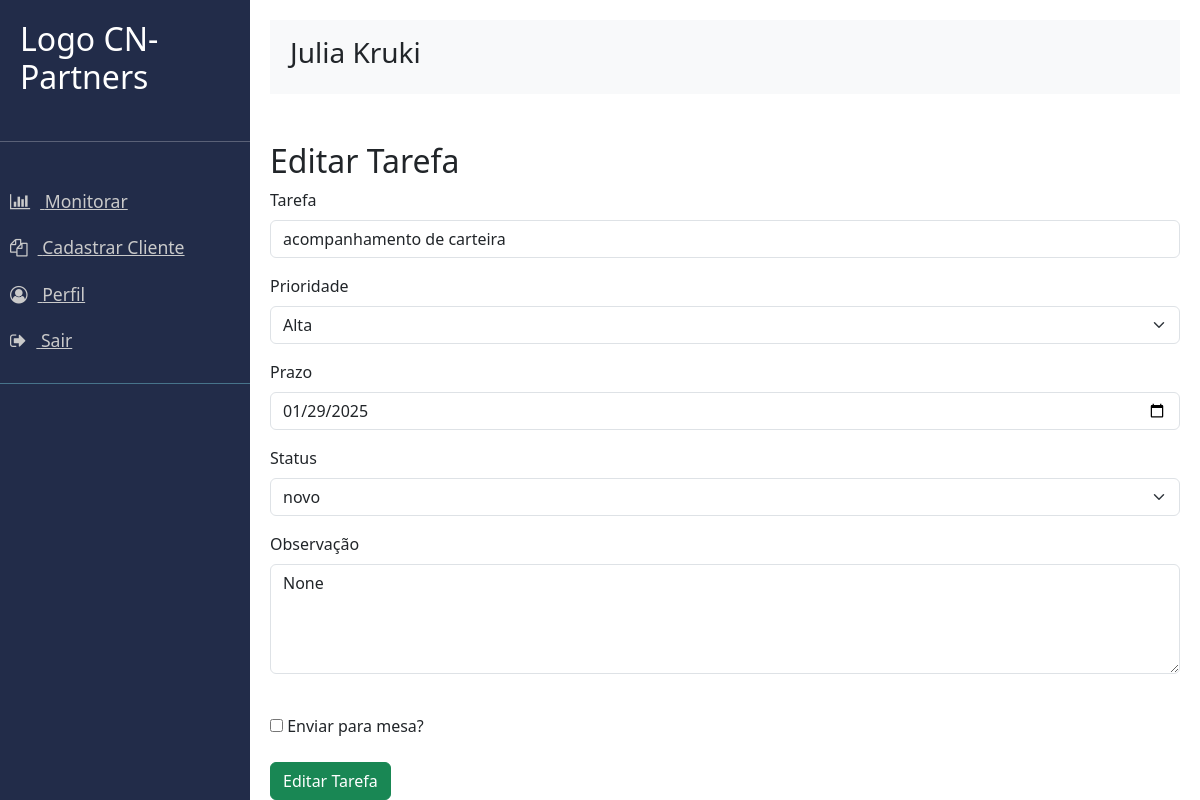
Screenshot of /editar_tarefa/3 (signed in) with the database file from the repository.
### app.py (models this page shows)
class User(UserMixin, db.Model):
    id: Mapped[int] = mapped_column(Integer, primary_key=True)
    email: Mapped[str] = mapped_column(String(100), unique=False)
    password: Mapped[str] = mapped_column(String(250), nullable=False)
    name: Mapped[str] = mapped_column(String(1000), nullable=False)
    admin: Mapped[int] = mapped_column(Integer, nullable=True)
    mesa: Mapped[int] = mapped_column(Integer)

class Tarefas(db.Model):
    id: Mapped[int] = mapped_column(Integer, primary_key=True)
    cliente_id: Mapped[int] = mapped_column(Integer, nullable=False)
    tarefa: Mapped[str] = mapped_column(String(250))
    tipo: Mapped[str] = mapped_column(String(250))
    prioridade: Mapped[str] = mapped_column(String(250))
    prazo: Mapped[Date] = mapped_column(Date)
    status: Mapped[str] = mapped_column(String(250))
    observacao: Mapped[str] = mapped_column(String(500), nullable=True)
    mesa: Mapped[int] = mapped_column(Integer)

### server.py (the view, shortened to what this page needs)
@app.route('/editar_tarefa/<int:id>', methods=["POST", "GET"])
@login_required
def editar_tarefa(id):
    user_name = session.get('user_name')
    result = db.session.execute(db.select(Tarefas).where(Tarefas.id == id))
    tarefa = result.scalar()
    return render_template("editar_tarefa.html", tarefa=tarefa, user_name=user_name)

### server.py (called while the page is built)
@login_manager.user_loader
def load_user(user_id):
    return db.get_or_404(User, user_id)

@app.before_request
def make_session_permanet():
    session.permanent = True
    app.permanet_session_lifetime = timedelta(minutes=20)

### templates/editar_tarefa.html (shortened to what this page needs)
{% extends "base.html" %}
{% from 'bootstrap5/form.html' import render_form %}
{% block content %}
<br>
<br>
<h2>Editar Tarefa</h2>
<form method="POST" action="{{ url_for('editar_tarefa', id=tarefa.id) }}">
    <div class="mb-3">
        <label for="nomeTarefa" class="form-label">Tarefa</label>
        <input type="text" class="form-control" id="nomeTarefa" name="tarefa" value="{{tarefa.tarefa}}">
    </div>
    <div class="mb-3">
        <label class="form-label">Prioridade</label>
        <select class="form-select" id="prioridade" name="prioridade" required>
            <option value="Alta">Alta</option>
        </select>
    </div>
    <div class="mb-3">
        <label for="prazoTarefa" class="form-label">Prazo</label>
        <input type="date" class="form-control" id="prazoTarefa" name="prazo" value="{{tarefa.prazo}}"  required>
    </div>
    <div class="mb-3">
        <label for="nomeTarefa" class="form-label">Status</label>
        <select class="form-select" id="status" name="status" required>
            <option value="novo" {% if tarefa.status =="novo" %}selected{% endif %}>novo</option>
        </select>
    </div>
    <div class="mb-3">
        <label for="nomeTarefa" class="form-label">Observação</label>
        <textarea class="form-control" id="observacao" name="observacao" rows="4">{{ tarefa.observacao }}</textarea>
    </div>
    <br>
    <div>
        <input type="checkbox" name="mesa" value="mesa">
        <label >Enviar para mesa?</label>
    </div>
    <br>
    <button type="submit" class="btn btn-success">Editar Tarefa</button>
</form>
{%endblock%}

### templates/base.html (shortened to what this page needs)
<!doctype html>
<html lang="en">
<head>
    <link href="https://cdn.jsdelivr.net/npm/bootstrap@5.3.0-alpha3/dist/css/bootstrap.min.css" rel="stylesheet">
    <link rel="stylesheet" href="https://cdnjs.cloudflare.com/ajax/libs/font-awesome/4.7.0/css/font-awesome.min.css">
    <link rel="stylesheet" href="../static/css/style4.css">
</head>
<body>
    <div class="wrapper" >
        <nav id="sidebar">
            <div class="sidebar-header">
                <h2>Logo CN-Partners</h2>
            </div>
            <hr>
            <ul class="list-unstyled components">
                <li> <a href="{{url_for('monitorar')}}"> <i class="fa fa-bar-chart"></i> Monitorar </a>  </li>
                <li>  <a href={{url_for('cadastrar')}}> <i class="fa fa-copy"></i> Cadastrar Cliente </a>  </li>
                <li>  <a href="{{url_for('perfil')}}">  <i class="fa fa-user-circle-o"></i>  Perfil  </a>  </li>
                <li>  <a href="{{ url_for('logout') }}"> <i class="fa fa-sign-out"></i> Sair </a> </li>
            </ul>
        </nav>
        <div id="content">
            <nav class="navbar navbar-expand-lg navbar-light bg-light">
                <div class="container-fluid">
                    <div class="m-2" id="rowtext ">
                        <h3>{{user_name}}</h3>
                    </div>
                </div>
            </nav>
            {% block content %}{% endblock %}
        </div>
    </div>
</body>
</html>

### static/css/style4.css (style rules this page uses)
.wrapper { display: flex; height: 100vh; }
#sidebar { flex-shrink: 0; width: 250px; height: 100%; color: #ffffff; }
#content { flex-grow: 1; padding: 20px; }
.wrapper { display: flex; align-items: stretch; }
#sidebar { min-width: 250px; max-width: 250px; background: #222c49; color: #ffffff; transition: all 0.3s; }
#sidebar ul li a { text-align: left; color: #CACACA; }
#sidebar .sidebar-header { padding: 20px; background: #222c49; }
#sidebar ul.components { padding: 20px 0; border-bottom: 1px solid #47748b; }
#sidebar ul li a { padding: 10px; font-size: 1.1em; display: block; color: #CACACA; }
#sidebar ul li a i { margin-right: 10px; }
#content { padding: 20px; min-height: 100vh; transition: all 0.3s; }

### rows the page displays
User: name "Julia Kruki"
Tarefas: tarefa "acompanhamento de carteira", prazo "01/29/2025", status "novo", observacao "None"
